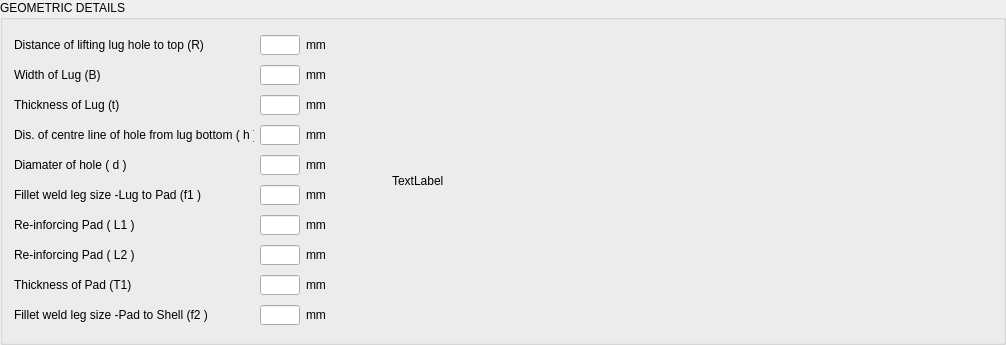
               <widget class="QGroupBox" name="groupBox_3">
                <property name="title">
                 <string>GEOMETRIC DETAILS</string>
                </property>
                <layout class="QHBoxLayout" name="horizontalLayout_18">
                 <item>
                  <layout class="QVBoxLayout" name="verticalLayout_3">
                   <item>
                    <layout class="QHBoxLayout" name="horizontalLayout_9">
                     <item>
                      <widget class="QLabel" name="label_13">
                       <property name="sizePolicy">
                        <sizepolicy hsizetype="Fixed" vsizetype="Fixed">
                         <horstretch>0</horstretch>
                         <verstretch>0</verstretch>
                        </sizepolicy>
                       </property>
                       <property name="minimumSize">
                        <size>
                         <width>240</width>
                         <height>20</height>
                        </size>
                       </property>
                       <property name="maximumSize">
                        <size>
                         <width>240</width>
                         <height>20</height>
                        </size>
                       </property>
                       <property name="text">
                        <string>&lt;html&gt;&lt;head/&gt;&lt;body&gt;&lt;p&gt;Distance of lifting lug hole to top (R)&lt;/p&gt;&lt;/body&gt;&lt;/html&gt;</string>
                       </property>
                      </widget>
                     </item>
                     <item>
                      <widget class="QLineEdit" name="le_distance_of_lifting_lug_hole_to_top">
                       <property name="sizePolicy">
                        <sizepolicy hsizetype="Fixed" vsizetype="Fixed">
                         <horstretch>0</horstretch>
                         <verstretch>0</verstretch>
                        </sizepolicy>
                       </property>
                       <property name="minimumSize">
                        <size>
                         <width>40</width>
                         <height>20</height>
                        </size>
                       </property>
                       <property name="maximumSize">
                        <size>
                         <width>40</width>
                         <height>20</height>
                        </size>
                       </property>
                      </widget>
                     </item>
                     <item>
                      <widget class="QLabel" name="label_14">
                       <property name="sizePolicy">
                        <sizepolicy hsizetype="Fixed" vsizetype="Fixed">
                         <horstretch>0</horstretch>
                         <verstretch>0</verstretch>
                        </sizepolicy>
                       </property>
                       <property name="minimumSize">
                        <size>
                         <width>40</width>
                         <height>20</height>
                        </size>
                       </property>
                       <property name="maximumSize">
                        <size>
                         <width>40</width>
                         <height>20</height>
                        </size>
                       </property>
                       <property name="text">
                        <string>mm</string>
                       </property>
                      </widget>
                     </item>
                    </layout>
                   </item>
                   <item>
                    <layout class="QHBoxLayout" name="horizontalLayout_10">
                     <item>
                      <widget class="QLabel" name="label_15">
                       <property name="sizePolicy">
                        <sizepolicy hsizetype="Fixed" vsizetype="Fixed">
                         <horstretch>0</horstretch>
                         <verstretch>0</verstretch>
                        </sizepolicy>
                       </property>
                       <property name="minimumSize">
                        <size>
                         <width>240</width>
                         <height>20</height>
                        </size>
                       </property>
                       <property name="maximumSize">
                        <size>
                         <width>240</width>
                         <height>20</height>
                        </size>
                       </property>
                       <property name="text">
                        <string>&lt;html&gt;&lt;head/&gt;&lt;body&gt;&lt;p&gt;Width of Lug (B)&lt;/p&gt;&lt;/body&gt;&lt;/html&gt;</string>
                       </property>
                      </widget>
                     </item>
                     <item>
                      <widget class="QLineEdit" name="le_width_of_log">
                       <property name="sizePolicy">
                        <sizepolicy hsizetype="Fixed" vsizetype="Fixed">
                         <horstretch>0</horstretch>
                         <verstretch>0</verstretch>
                        </sizepolicy>
                       </property>
                       <property name="minimumSize">
                        <size>
                         <width>40</width>
                         <height>20</height>
                        </size>
                       </property>
                       <property name="maximumSize">
                        <size>
                         <width>40</width>
                         <height>20</height>
                        </size>
                       </property>
                      </widget>
                     </item>
                     <item>
                      <widget class="QLabel" name="label_16">
                       <property name="sizePolicy">
                        <sizepolicy hsizetype="Fixed" vsizetype="Fixed">
                         <horstretch>0</horstretch>
                         <verstretch>0</verstretch>
                        </sizepolicy>
                       </property>
                       <property name="minimumSize">
                        <size>
                         <width>40</width>
                         <height>20</height>
                        </size>
                       </property>
                       <property name="maximumSize">
                        <size>
                         <width>40</width>
                         <height>20</height>
                        </size>
                       </property>
                       <property name="text">
                        <string>mm</string>
                       </property>
                      </widget>
                     </item>
                    </layout>
                   </item>
                   <item>
                    <layout class="QHBoxLayout" name="horizontalLayout_11">
                     <item>
                      <widget class="QLabel" name="label_17">
                       <property name="sizePolicy">
                        <sizepolicy hsizetype="Fixed" vsizetype="Fixed">
                         <horstretch>0</horstretch>
                         <verstretch>0</verstretch>
                        </sizepolicy>
                       </property>
                       <property name="minimumSize">
                        <size>
                         <width>240</width>
                         <height>20</height>
                        </size>
                       </property>
                       <property name="maximumSize">
                        <size>
                         <width>240</width>
                         <height>20</height>
                        </size>
                       </property>
                       <property name="text">
                        <string>&lt;html&gt;&lt;head/&gt;&lt;body&gt;&lt;p&gt;Thickness of Lug (t)&lt;/p&gt;&lt;/body&gt;&lt;/html&gt;</string>
                       </property>
                      </widget>
                     </item>
                     <item>
                      <widget class="QLineEdit" name="le_thickness_of_lug">
                       <property name="sizePolicy">
                        <sizepolicy hsizetype="Fixed" vsizetype="Fixed">
                         <horstretch>0</horstretch>
                         <verstretch>0</verstretch>
                        </sizepolicy>
                       </property>
                       <property name="minimumSize">
                        <size>
                         <width>40</width>
                         <height>20</height>
                        </size>
                       </property>
                       <property name="maximumSize">
                        <size>
                         <width>40</width>
                         <height>20</height>
                        </size>
                       </property>
                      </widget>
                     </item>
                     <item>
                      <widget class="QLabel" name="label_18">
                       <property name="sizePolicy">
                        <sizepolicy hsizetype="Fixed" vsizetype="Fixed">
                         <horstretch>0</horstretch>
                         <verstretch>0</verstretch>
                        </sizepolicy>
                       </property>
                       <property name="minimumSize">
                        <size>
                         <width>40</width>
                         <height>20</height>
                        </size>
                       </property>
                       <property name="maximumSize">
                        <size>
                         <width>40</width>
                         <height>20</height>
                        </size>
                       </property>
                       <property name="text">
                        <string>mm</string>
                       </property>
                      </widget>
                     </item>
                    </layout>
                   </item>
                   <item>
                    <layout class="QHBoxLayout" name="horizontalLayout_12">
                     <item>
                      <widget class="QLabel" name="label_19">
                       <property name="sizePolicy">
                        <sizepolicy hsizetype="Fixed" vsizetype="Fixed">
                         <horstretch>0</horstretch>
                         <verstretch>0</verstretch>
                        </sizepolicy>
                       </property>
                       <property name="minimumSize">
                        <size>
                         <width>240</width>
                         <height>20</height>
                        </size>
                       </property>
                       <property name="maximumSize">
                        <size>
                         <width>240</width>
                         <height>20</height>
                        </size>
                       </property>
                       <property name="text">
                        <string>&lt;html&gt;&lt;head/&gt;&lt;body&gt;&lt;p&gt;Dis. of centre line of hole from lug bottom ( h )&lt;/p&gt;&lt;/body&gt;&lt;/html&gt;</string>
                       </property>
                      </widget>
                     </item>
                     <item>
                      <widget class="QLineEdit" name="le_dis_of_centre_line_of_hole">
                       <property name="sizePolicy">
                        <sizepolicy hsizetype="Fixed" vsizetype="Fixed">
                         <horstretch>0</horstretch>
                         <verstretch>0</verstretch>
                        </sizepolicy>
                       </property>
                       <property name="minimumSize">
                        <size>
                         <width>40</width>
                         <height>20</height>
                        </size>
                       </property>
                       <property name="maximumSize">
                        <size>
                         <width>40</width>
                         <height>20</height>
                        </size>
                       </property>
                      </widget>
                     </item>
                     <item>
                      <widget class="QLabel" name="label_20">
                       <property name="sizePolicy">
                        <sizepolicy hsizetype="Fixed" vsizetype="Fixed">
                         <horstretch>0</horstretch>
                         <verstretch>0</verstretch>
                        </sizepolicy>
                       </property>
                       <property name="minimumSize">
                        <size>
                         <width>40</width>
                         <height>20</height>
                        </size>
                       </property>
                       <property name="maximumSize">
                        <size>
                         <width>40</width>
                         <height>20</height>
                        </size>
                       </property>
                       <property name="text">
                        <string>mm</string>
                       </property>
                      </widget>
                     </item>
                    </layout>
                   </item>
                   <item>
                    <layout class="QHBoxLayout" name="horizontalLayout_13">
                     <item>
                      <widget class="QLabel" name="label_21">
                       <property name="sizePolicy">
                        <sizepolicy hsizetype="Fixed" vsizetype="Fixed">
                         <horstretch>0</horstretch>
                         <verstretch>0</verstretch>
                        </sizepolicy>
                       </property>
                       <property name="minimumSize">
                        <size>
                         <width>240</width>
                         <height>20</height>
                        </size>
                       </property>
                       <property name="maximumSize">
                        <size>
                         <width>240</width>
                         <height>20</height>
                        </size>
                       </property>
                       <property name="text">
                        <string>&lt;html&gt;&lt;head/&gt;&lt;body&gt;&lt;p&gt;Diamater of hole ( d )&lt;/p&gt;&lt;/body&gt;&lt;/html&gt;</string>
                       </property>
                      </widget>
                     </item>
                     <item>
                      <widget class="QLineEdit" name="le_diameter_of_hole">
                       <property name="sizePolicy">
                        <sizepolicy hsizetype="Fixed" vsizetype="Fixed">
                         <horstretch>0</horstretch>
                         <verstretch>0</verstretch>
                        </sizepolicy>
                       </property>
                       <property name="minimumSize">
                        <size>
                         <width>40</width>
                         <height>20</height>
                        </size>
                       </property>
                       <property name="maximumSize">
                        <size>
                         <width>40</width>
                         <height>20</height>
                        </size>
                       </property>
                      </widget>
                     </item>
                     <item>
                      <widget class="QLabel" name="label_22">
                       <property name="sizePolicy">
                        <sizepolicy hsizetype="Fixed" vsizetype="Fixed">
                         <horstretch>0</horstretch>
                         <verstretch>0</verstretch>
                        </sizepolicy>
                       </property>
                       <property name="minimumSize">
                        <size>
                         <width>40</width>
                         <height>20</height>
                        </size>
                       </property>
                       <property name="maximumSize">
                        <size>
                         <width>40</width>
                         <height>20</height>
                        </size>
                       </property>
                       <property name="text">
                        <string>mm</string>
                       </property>
                      </widget>
                     </item>
                    </layout>
                   </item>
                   <item>
                    <layout class="QHBoxLayout" name="horizontalLayout_14">
                     <item>
                      <widget class="QLabel" name="label_23">
                       <property name="sizePolicy">
                        <sizepolicy hsizetype="Fixed" vsizetype="Fixed">
                         <horstretch>0</horstretch>
                         <verstretch>0</verstretch>
                        </sizepolicy>
                       </property>
                       <property name="minimumSize">
                        <size>
                         <width>240</width>
                         <height>20</height>
                        </size>
                       </property>
                       <property name="maximumSize">
                        <size>
                         <width>240</width>
                         <height>20</height>
                        </size>
                       </property>
                       <property name="text">
                        <string>&lt;html&gt;&lt;head/&gt;&lt;body&gt;&lt;p&gt;Fillet weld leg size	-Lug to Pad (f1 )&lt;/p&gt;&lt;/body&gt;&lt;/html&gt;</string>
                       </property>
                      </widget>
                     </item>
                     <item>
                      <widget class="QLineEdit" name="le_fillet_lug_to_pad">
                       <property name="sizePolicy">
                        <sizepolicy hsizetype="Fixed" vsizetype="Fixed">
                         <horstretch>0</horstretch>
                         <verstretch>0</verstretch>
                        </sizepolicy>
                       </property>
                       <property name="minimumSize">
                        <size>
                         <width>40</width>
                         <height>20</height>
                        </size>
                       </property>
                       <property name="maximumSize">
                        <size>
                         <width>40</width>
                         <height>20</height>
                        </size>
                       </property>
                       <property name="readOnly">
                        <bool>true</bool>
                       </property>
                      </widget>
                     </item>
                     <item>
                      <widget class="QLabel" name="label_24">
                       <property name="sizePolicy">
                        <sizepolicy hsizetype="Fixed" vsizetype="Fixed">
                         <horstretch>0</horstretch>
                         <verstretch>0</verstretch>
                        </sizepolicy>
                       </property>
                       <property name="minimumSize">
                        <size>
                         <width>40</width>
                         <height>20</height>
                        </size>
                       </property>
                       <property name="maximumSize">
                        <size>
                         <width>40</width>
                         <height>20</height>
                        </size>
                       </property>
                       <property name="text">
                        <string>mm</string>
                       </property>
                      </widget>
                     </item>
                    </layout>
                   </item>
                   <item>
                    <layout class="QHBoxLayout" name="horizontalLayout_16">
                     <item>
                      <widget class="QLabel" name="label_27">
                       <property name="sizePolicy">
                        <sizepolicy hsizetype="Fixed" vsizetype="Fixed">
                         <horstretch>0</horstretch>
                         <verstretch>0</verstretch>
                        </sizepolicy>
                       </property>
                       <property name="minimumSize">
                        <size>
                         <width>240</width>
                         <height>20</height>
                        </size>
                       </property>
                       <property name="maximumSize">
                        <size>
                         <width>240</width>
                         <height>20</height>
                        </size>
                       </property>
                       <property name="text">
                        <string>&lt;html&gt;&lt;head/&gt;&lt;body&gt;&lt;p&gt;Re-inforcing Pad ( L1 )&lt;/p&gt;&lt;/body&gt;&lt;/html&gt;</string>
                       </property>
                      </widget>
                     </item>
                     <item>
                      <widget class="QLineEdit" name="le_reinforcing_pad_l1">
                       <property name="sizePolicy">
                        <sizepolicy hsizetype="Fixed" vsizetype="Fixed">
                         <horstretch>0</horstretch>
                         <verstretch>0</verstretch>
                        </sizepolicy>
                       </property>
                       <property name="minimumSize">
                        <size>
                         <width>40</width>
                         <height>20</height>
                        </size>
                       </property>
                       <property name="maximumSize">
                        <size>
                         <width>40</width>
                         <height>20</height>
                        </size>
                       </property>
                      </widget>
                     </item>
                     <item>
                      <widget class="QLabel" name="label_28">
                       <property name="sizePolicy">
                        <sizepolicy hsizetype="Fixed" vsizetype="Fixed">
                         <horstretch>0</horstretch>
                         <verstretch>0</verstretch>
                        </sizepolicy>
                       </property>
                       <property name="minimumSize">
                        <size>
                         <width>40</width>
                         <height>20</height>
                        </size>
                       </property>
                       <property name="maximumSize">
                        <size>
                         <width>40</width>
                         <height>20</height>
                        </size>
                       </property>
                       <property name="text">
                        <string>mm</string>
                       </property>
                      </widget>
                     </item>
                    </layout>
                   </item>
                   <item>
                    <layout class="QHBoxLayout" name="horizontalLayout_15">
                     <item>
                      <widget class="QLabel" name="label_25">
                       <property name="sizePolicy">
                        <sizepolicy hsizetype="Fixed" vsizetype="Fixed">
                         <horstretch>0</horstretch>
                         <verstretch>0</verstretch>
                        </sizepolicy>
                       </property>
                       <property name="minimumSize">
                        <size>
                         <width>240</width>
                         <height>20</height>
                        </size>
                       </property>
                       <property name="maximumSize">
                        <size>
                         <width>240</width>
                         <height>20</height>
                        </size>
                       </property>
                       <property name="text">
                        <string>&lt;html&gt;&lt;head/&gt;&lt;body&gt;&lt;p&gt;Re-inforcing Pad ( L2 )&lt;/p&gt;&lt;/body&gt;&lt;/html&gt;</string>
                       </property>
                      </widget>
                     </item>
                     <item>
                      <widget class="QLineEdit" name="le_reinforcing_pad_l2">
                       <property name="sizePolicy">
                        <sizepolicy hsizetype="Fixed" vsizetype="Fixed">
                         <horstretch>0</horstretch>
                         <verstretch>0</verstretch>
                        </sizepolicy>
                       </property>
                       <property name="minimumSize">
                        <size>
                         <width>40</width>
                         <height>20</height>
                        </size>
                       </property>
                       <property name="maximumSize">
                        <size>
                         <width>40</width>
                         <height>20</height>
                        </size>
                       </property>
                      </widget>
                     </item>
                     <item>
                      <widget class="QLabel" name="label_26">
                       <property name="sizePolicy">
                        <sizepolicy hsizetype="Fixed" vsizetype="Fixed">
                         <horstretch>0</horstretch>
                         <verstretch>0</verstretch>
                        </sizepolicy>
                       </property>
                       <property name="minimumSize">
                        <size>
                         <width>40</width>
                         <height>20</height>
                        </size>
                       </property>
                       <property name="maximumSize">
                        <size>
                         <width>40</width>
                         <height>20</height>
                        </size>
                       </property>
                       <property name="text">
                        <string>mm</string>
                       </property>
                      </widget>
                     </item>
                    </layout>
                   </item>
                   <item>
                    <layout class="QHBoxLayout" name="horizontalLayout_20">
                     <item>
                      <widget class="QLabel" name="label_61">
                       <property name="sizePolicy">
                        <sizepolicy hsizetype="Fixed" vsizetype="Fixed">
                         <horstretch>0</horstretch>
                         <verstretch>0</verstretch>
                        </sizepolicy>
                       </property>
                       <property name="minimumSize">
                        <size>
                         <width>240</width>
                         <height>20</height>
                        </size>
                       </property>
                       <property name="maximumSize">
                        <size>
                         <width>240</width>
                         <height>20</height>
                        </size>
                       </property>
                       <property name="text">
                        <string>&lt;html&gt;&lt;head/&gt;&lt;body&gt;&lt;p&gt;Thickness of Pad (T1)&lt;/p&gt;&lt;/body&gt;&lt;/html&gt;</string>
                       </property>
                      </widget>
                     </item>
                     <item>
                      <widget class="QLineEdit" name="le_thickness_of_pad">
                       <property name="sizePolicy">
                        <sizepolicy hsizetype="Fixed" vsizetype="Fixed">
                         <horstretch>0</horstretch>
                         <verstretch>0</verstretch>
                        </sizepolicy>
                       </property>
                       <property name="minimumSize">
                        <size>
                         <width>40</width>
                         <height>20</height>
                        </size>
                       </property>
                       <property name="maximumSize">
                        <size>
                         <width>40</width>
                         <height>20</height>
                        </size>
                       </property>
                      </widget>
                     </item>
                     <item>
                      <widget class="QLabel" name="label_62">
                       <property name="sizePolicy">
                        <sizepolicy hsizetype="Fixed" vsizetype="Fixed">
                         <horstretch>0</horstretch>
                         <verstretch>0</verstretch>
                        </sizepolicy>
                       </property>
                       <property name="minimumSize">
                        <size>
                         <width>40</width>
                         <height>20</height>
                        </size>
                       </property>
                       <property name="maximumSize">
                        <size>
                         <width>40</width>
                         <height>20</height>
                        </size>
                       </property>
                       <property name="text">
                        <string>mm</string>
                       </property>
                      </widget>
                     </item>
                    </layout>
                   </item>
                   <item>
                    <layout class="QHBoxLayout" name="horizontalLayout_17">
                     <item>
                      <widget class="QLabel" name="label_29">
                       <property name="sizePolicy">
                        <sizepolicy hsizetype="Fixed" vsizetype="Fixed">
                         <horstretch>0</horstretch>
                         <verstretch>0</verstretch>
                        </sizepolicy>
                       </property>
                       <property name="minimumSize">
                        <size>
                         <width>240</width>
                         <height>20</height>
                        </size>
                       </property>
                       <property name="maximumSize">
                        <size>
                         <width>240</width>
                         <height>20</height>
                        </size>
                       </property>
                       <property name="text">
                        <string>&lt;html&gt;&lt;head/&gt;&lt;body&gt;&lt;p&gt;Fillet weld leg size -Pad to Shell (f2 )&lt;/p&gt;&lt;/body&gt;&lt;/html&gt;</string>
                       </property>
                      </widget>
                     </item>
                     <item>
                      <widget class="QLineEdit" name="le_fillet_weld_leg_size_f2">
                       <property name="sizePolicy">
                        <sizepolicy hsizetype="Fixed" vsizetype="Fixed">
                         <horstretch>0</horstretch>
                         <verstretch>0</verstretch>
                        </sizepolicy>
                       </property>
                       <property name="minimumSize">
                        <size>
                         <width>40</width>
                         <height>20</height>
                        </size>
                       </property>
                       <property name="maximumSize">
                        <size>
                         <width>40</width>
                         <height>20</height>
                        </size>
                       </property>
                       <property name="readOnly">
                        <bool>true</bool>
                       </property>
                      </widget>
                     </item>
                     <item>
                      <widget class="QLabel" name="label_30">
                       <property name="sizePolicy">
                        <sizepolicy hsizetype="Fixed" vsizetype="Fixed">
                         <horstretch>0</horstretch>
                         <verstretch>0</verstretch>
                        </sizepolicy>
                       </property>
                       <property name="minimumSize">
                        <size>
                         <width>40</width>
                         <height>20</height>
                        </size>
                       </property>
                       <property name="maximumSize">
                        <size>
                         <width>40</width>
                         <height>20</height>
                        </size>
                       </property>
                       <property name="text">
                        <string>mm</string>
                       </property>
                      </widget>
                     </item>
                    </layout>
                   </item>
                  </layout>
                 </item>
                 <item>
                  <spacer name="horizontalSpacer_33">
                   <property name="orientation">
                    <enum>Qt::Horizontal</enum>
                   </property>
                   <property name="sizeHint" stdset="0">
                    <size>
                     <width>40</width>
                     <height>20</height>
                    </size>
                   </property>
                  </spacer>
                 </item>
                 <item>
                  <widget class="QLabel" name="label_pic2">
                   <property name="minimumSize">
                    <size>
                     <width>600</width>
                     <height>300</height>
                    </size>
                   </property>
                   <property name="maximumSize">
                    <size>
                     <width>600</width>
                     <height>300</height>
                    </size>
                   </property>
                   <property name="text">
                    <string>TextLabel</string>
                   </property>
                  </widget>
                 </item>
                </layout>
               </widget>
